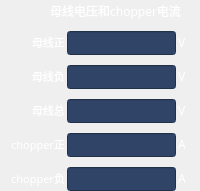
       <widget class="QFrame" name="gridFrame_4">
        <property name="sizePolicy">
         <sizepolicy hsizetype="Ignored" vsizetype="Ignored">
          <horstretch>0</horstretch>
          <verstretch>0</verstretch>
         </sizepolicy>
        </property>
        <layout class="QGridLayout" name="gridLayout_4" rowstretch="0,0,0,0,0,0,0" columnstretch="3,5,1">
         <property name="leftMargin">
          <number>0</number>
         </property>
         <property name="topMargin">
          <number>0</number>
         </property>
         <property name="rightMargin">
          <number>0</number>
         </property>
         <property name="bottomMargin">
          <number>0</number>
         </property>
         <property name="horizontalSpacing">
          <number>2</number>
         </property>
         <property name="verticalSpacing">
          <number>10</number>
         </property>
         <item row="4" column="0" alignment="Qt::AlignRight">
          <widget class="QLabel" name="label_83">
           <property name="sizePolicy">
            <sizepolicy hsizetype="Ignored" vsizetype="Fixed">
             <horstretch>0</horstretch>
             <verstretch>0</verstretch>
            </sizepolicy>
           </property>
           <property name="minimumSize">
            <size>
             <width>0</width>
             <height>21</height>
            </size>
           </property>
           <property name="font">
            <font>
             <family>Adobe 黑体 Std R</family>
             <pointsize>8</pointsize>
            </font>
           </property>
           <property name="styleSheet">
            <string notr="true">color: rgb(255, 255, 255);</string>
           </property>
           <property name="text">
            <string>母线总</string>
           </property>
          </widget>
         </item>
         <item row="4" column="1">
          <widget class="QLineEdit" name="lineEdit_35">
           <property name="enabled">
            <bool>false</bool>
           </property>
           <property name="sizePolicy">
            <sizepolicy hsizetype="Ignored" vsizetype="Fixed">
             <horstretch>0</horstretch>
             <verstretch>0</verstretch>
            </sizepolicy>
           </property>
           <property name="minimumSize">
            <size>
             <width>0</width>
             <height>21</height>
            </size>
           </property>
           <property name="font">
            <font>
             <family>Adobe 黑体 Std R</family>
             <pointsize>8</pointsize>
            </font>
           </property>
           <property name="styleSheet">
            <string notr="true">color: rgb(255, 255, 255);
background-color: rgb(48, 68, 103);</string>
           </property>
          </widget>
         </item>
         <item row="3" column="2">
          <widget class="QLabel" name="label_28">
           <property name="sizePolicy">
            <sizepolicy hsizetype="Ignored" vsizetype="Fixed">
             <horstretch>0</horstretch>
             <verstretch>0</verstretch>
            </sizepolicy>
           </property>
           <property name="minimumSize">
            <size>
             <width>0</width>
             <height>21</height>
            </size>
           </property>
           <property name="font">
            <font>
             <family>Adobe 黑体 Std R</family>
             <pointsize>9</pointsize>
             <weight>50</weight>
             <bold>false</bold>
            </font>
           </property>
           <property name="styleSheet">
            <string notr="true">color: rgb(255, 255, 255);</string>
           </property>
           <property name="text">
            <string>V</string>
           </property>
          </widget>
         </item>
         <item row="4" column="2">
          <widget class="QLabel" name="label_85">
           <property name="sizePolicy">
            <sizepolicy hsizetype="Ignored" vsizetype="Fixed">
             <horstretch>0</horstretch>
             <verstretch>0</verstretch>
            </sizepolicy>
           </property>
           <property name="minimumSize">
            <size>
             <width>0</width>
             <height>21</height>
            </size>
           </property>
           <property name="font">
            <font>
             <family>Adobe 黑体 Std R</family>
            </font>
           </property>
           <property name="styleSheet">
            <string notr="true">color: rgb(255, 255, 255);</string>
           </property>
           <property name="text">
            <string>V</string>
           </property>
          </widget>
         </item>
         <item row="6" column="0">
          <widget class="QLabel" name="label_76">
           <property name="enabled">
            <bool>true</bool>
           </property>
           <property name="sizePolicy">
            <sizepolicy hsizetype="Ignored" vsizetype="Fixed">
             <horstretch>0</horstretch>
             <verstretch>0</verstretch>
            </sizepolicy>
           </property>
           <property name="minimumSize">
            <size>
             <width>0</width>
             <height>21</height>
            </size>
           </property>
           <property name="font">
            <font>
             <family>Adobe 黑体 Std R</family>
             <pointsize>8</pointsize>
            </font>
           </property>
           <property name="styleSheet">
            <string notr="true">color: rgb(255, 255, 255);</string>
           </property>
           <property name="text">
            <string>chopper负</string>
           </property>
           <property name="alignment">
            <set>Qt::AlignRight|Qt::AlignTrailing|Qt::AlignVCenter</set>
           </property>
          </widget>
         </item>
         <item row="3" column="1">
          <widget class="QLineEdit" name="lineEdit_12">
           <property name="enabled">
            <bool>false</bool>
           </property>
           <property name="sizePolicy">
            <sizepolicy hsizetype="Ignored" vsizetype="Fixed">
             <horstretch>0</horstretch>
             <verstretch>0</verstretch>
            </sizepolicy>
           </property>
           <property name="minimumSize">
            <size>
             <width>0</width>
             <height>21</height>
            </size>
           </property>
           <property name="font">
            <font>
             <family>Adobe 黑体 Std R</family>
             <pointsize>8</pointsize>
             <weight>50</weight>
             <bold>false</bold>
            </font>
           </property>
           <property name="styleSheet">
            <string notr="true">color: rgb(255, 255, 255);
background-color: rgb(48, 68, 103);</string>
           </property>
          </widget>
         </item>
         <item row="5" column="2">
          <widget class="QLabel" name="label_30">
           <property name="enabled">
            <bool>true</bool>
           </property>
           <property name="sizePolicy">
            <sizepolicy hsizetype="Ignored" vsizetype="Fixed">
             <horstretch>0</horstretch>
             <verstretch>0</verstretch>
            </sizepolicy>
           </property>
           <property name="minimumSize">
            <size>
             <width>0</width>
             <height>21</height>
            </size>
           </property>
           <property name="font">
            <font>
             <family>Adobe 黑体 Std R</family>
             <pointsize>9</pointsize>
             <weight>50</weight>
             <bold>false</bold>
            </font>
           </property>
           <property name="styleSheet">
            <string notr="true">color: rgb(255, 255, 255);</string>
           </property>
           <property name="text">
            <string>A</string>
           </property>
          </widget>
         </item>
         <item row="5" column="1">
          <widget class="QLineEdit" name="lineEdit_13">
           <property name="enabled">
            <bool>false</bool>
           </property>
           <property name="sizePolicy">
            <sizepolicy hsizetype="Ignored" vsizetype="Fixed">
             <horstretch>0</horstretch>
             <verstretch>0</verstretch>
            </sizepolicy>
           </property>
           <property name="minimumSize">
            <size>
             <width>0</width>
             <height>21</height>
            </size>
           </property>
           <property name="font">
            <font>
             <family>Adobe 黑体 Std R</family>
             <pointsize>8</pointsize>
             <weight>50</weight>
             <bold>false</bold>
            </font>
           </property>
           <property name="styleSheet">
            <string notr="true">color: rgb(255, 255, 255);
background-color: rgb(48, 68, 103);</string>
           </property>
          </widget>
         </item>
         <item row="2" column="2">
          <widget class="QLabel" name="label_26">
           <property name="sizePolicy">
            <sizepolicy hsizetype="Ignored" vsizetype="Fixed">
             <horstretch>0</horstretch>
             <verstretch>0</verstretch>
            </sizepolicy>
           </property>
           <property name="minimumSize">
            <size>
             <width>0</width>
             <height>21</height>
            </size>
           </property>
           <property name="font">
            <font>
             <family>Adobe 黑体 Std R</family>
             <pointsize>9</pointsize>
             <weight>50</weight>
             <bold>false</bold>
            </font>
           </property>
           <property name="styleSheet">
            <string notr="true">color: rgb(255, 255, 255);</string>
           </property>
           <property name="text">
            <string>V</string>
           </property>
          </widget>
         </item>
         <item row="5" column="0" alignment="Qt::AlignRight">
          <widget class="QLabel" name="label_29">
           <property name="sizePolicy">
            <sizepolicy hsizetype="Ignored" vsizetype="Fixed">
             <horstretch>0</horstretch>
             <verstretch>0</verstretch>
            </sizepolicy>
           </property>
           <property name="minimumSize">
            <size>
             <width>0</width>
             <height>21</height>
            </size>
           </property>
           <property name="font">
            <font>
             <family>Adobe 黑体 Std R</family>
             <pointsize>8</pointsize>
             <kerning>false</kerning>
            </font>
           </property>
           <property name="styleSheet">
            <string notr="true">color: rgb(255, 255, 255);</string>
           </property>
           <property name="text">
            <string>chopper正</string>
           </property>
           <property name="alignment">
            <set>Qt::AlignRight|Qt::AlignTrailing|Qt::AlignVCenter</set>
           </property>
          </widget>
         </item>
         <item row="6" column="1">
          <widget class="QLineEdit" name="lineEdit_37">
           <property name="enabled">
            <bool>false</bool>
           </property>
           <property name="sizePolicy">
            <sizepolicy hsizetype="Ignored" vsizetype="Fixed">
             <horstretch>0</horstretch>
             <verstretch>0</verstretch>
            </sizepolicy>
           </property>
           <property name="minimumSize">
            <size>
             <width>0</width>
             <height>21</height>
            </size>
           </property>
           <property name="font">
            <font>
             <family>Adobe 黑体 Std R</family>
             <pointsize>8</pointsize>
            </font>
           </property>
           <property name="styleSheet">
            <string notr="true">color: rgb(255, 255, 255);
background-color: rgb(48, 68, 103);</string>
           </property>
          </widget>
         </item>
         <item row="6" column="2">
          <widget class="QLabel" name="label_77">
           <property name="sizePolicy">
            <sizepolicy hsizetype="Ignored" vsizetype="Fixed">
             <horstretch>0</horstretch>
             <verstretch>0</verstretch>
            </sizepolicy>
           </property>
           <property name="minimumSize">
            <size>
             <width>0</width>
             <height>21</height>
            </size>
           </property>
           <property name="font">
            <font>
             <family>Adobe 黑体 Std R</family>
            </font>
           </property>
           <property name="styleSheet">
            <string notr="true">color: rgb(255, 255, 255);</string>
           </property>
           <property name="text">
            <string>A</string>
           </property>
          </widget>
         </item>
         <item row="3" column="0" alignment="Qt::AlignRight">
          <widget class="QLabel" name="label_27">
           <property name="sizePolicy">
            <sizepolicy hsizetype="Ignored" vsizetype="Fixed">
             <horstretch>0</horstretch>
             <verstretch>0</verstretch>
            </sizepolicy>
           </property>
           <property name="minimumSize">
            <size>
             <width>0</width>
             <height>21</height>
            </size>
           </property>
           <property name="font">
            <font>
             <family>Adobe 黑体 Std R</family>
             <pointsize>8</pointsize>
            </font>
           </property>
           <property name="styleSheet">
            <string notr="true">color: rgb(255, 255, 255);</string>
           </property>
           <property name="text">
            <string>母线负</string>
           </property>
          </widget>
         </item>
         <item row="2" column="0" alignment="Qt::AlignRight">
          <widget class="QLabel" name="label_25">
           <property name="sizePolicy">
            <sizepolicy hsizetype="Ignored" vsizetype="Fixed">
             <horstretch>0</horstretch>
             <verstretch>0</verstretch>
            </sizepolicy>
           </property>
           <property name="minimumSize">
            <size>
             <width>0</width>
             <height>21</height>
            </size>
           </property>
           <property name="font">
            <font>
             <family>Adobe 黑体 Std R</family>
             <pointsize>8</pointsize>
            </font>
           </property>
           <property name="styleSheet">
            <string notr="true">color: rgb(255, 255, 255);</string>
           </property>
           <property name="text">
            <string>母线正</string>
           </property>
          </widget>
         </item>
         <item row="2" column="1">
          <widget class="QLineEdit" name="lineEdit_11">
           <property name="enabled">
            <bool>false</bool>
           </property>
           <property name="sizePolicy">
            <sizepolicy hsizetype="Ignored" vsizetype="Fixed">
             <horstretch>0</horstretch>
             <verstretch>0</verstretch>
            </sizepolicy>
           </property>
           <property name="minimumSize">
            <size>
             <width>0</width>
             <height>21</height>
            </size>
           </property>
           <property name="font">
            <font>
             <family>Adobe 黑体 Std R</family>
             <pointsize>8</pointsize>
             <weight>50</weight>
             <bold>false</bold>
            </font>
           </property>
           <property name="styleSheet">
            <string notr="true">color: rgb(255, 255, 255);
background-color: rgb(48, 68, 103);</string>
           </property>
          </widget>
         </item>
         <item row="1" column="0" colspan="3">
          <widget class="QLabel" name="label_24">
           <property name="enabled">
            <bool>true</bool>
           </property>
           <property name="sizePolicy">
            <sizepolicy hsizetype="Ignored" vsizetype="Fixed">
             <horstretch>0</horstretch>
             <verstretch>0</verstretch>
            </sizepolicy>
           </property>
           <property name="minimumSize">
            <size>
             <width>0</width>
             <height>21</height>
            </size>
           </property>
           <property name="font">
            <font>
             <family>Adobe 黑体 Std R</family>
             <pointsize>9</pointsize>
            </font>
           </property>
           <property name="styleSheet">
            <string notr="true">color: rgb(255, 255, 255);</string>
           </property>
           <property name="text">
            <string>          母线电压和chopper电流</string>
           </property>
           <property name="alignment">
            <set>Qt::AlignCenter</set>
           </property>
          </widget>
         </item>
        </layout>
       </widget>
